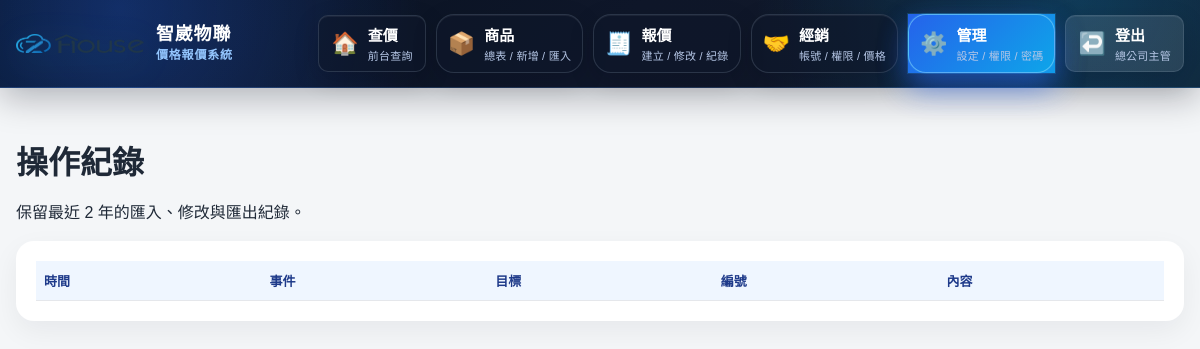
Before: /admin/logs (signed in) with the older database file.
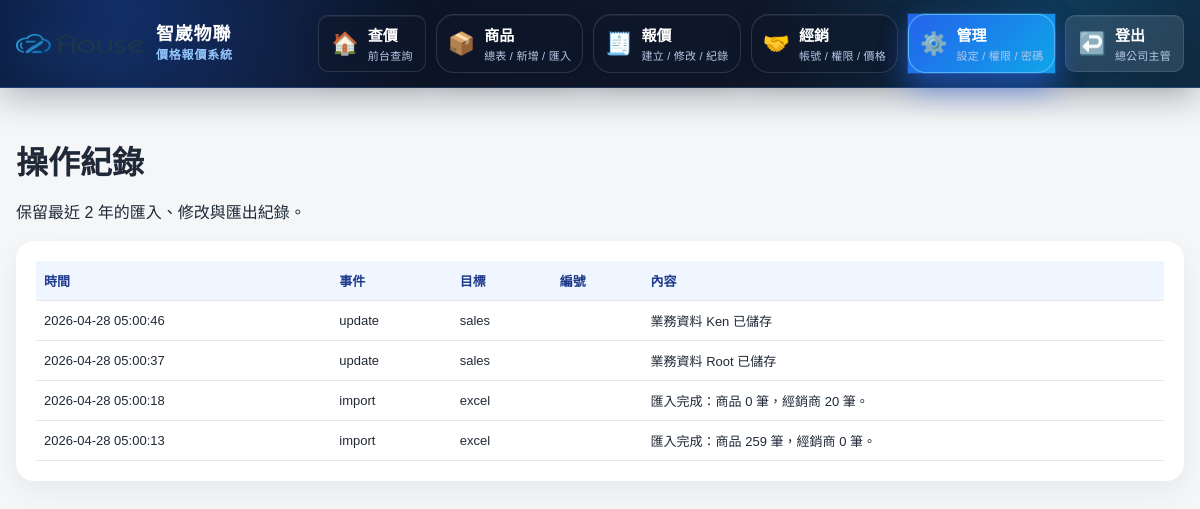
After: the same page with the newer database file.
### app/models.py (models this page shows)
class InternalUser(Base):
    __tablename__ = "internal_users"
    id = Column(Integer, primary_key=True, index=True)
    username = Column(String(100), unique=True, nullable=False)
    password = Column(String(50), nullable=False)
    display_name = Column(String(100), nullable=True)
    role = Column(String(50), nullable=False, default="quote_only")
    is_active = Column(Integer, nullable=False, default=1)
    created_at = Column(DateTime, default=datetime.utcnow, nullable=False)
    updated_at = Column(DateTime, default=datetime.utcnow, nullable=False)

class AuditLog(Base):
    __tablename__ = "audit_logs"
    id = Column(Integer, primary_key=True, index=True)
    event_type = Column(String(50), nullable=False)
    target_type = Column(String(50), nullable=True)
    target_id = Column(String(100), nullable=True)
    detail = Column(Text, nullable=True)
    created_at = Column(DateTime, default=datetime.utcnow, nullable=False)

### app_flask.py (the view)
@flask_app.route('/admin/logs')
@require_internal_permission('all')
def admin_logs_page():
    db = db_session()
    try:
        rows = db.query(models.AuditLog).order_by(models.AuditLog.created_at.desc()).limit(500).all()
        return render_template('audit_logs.html', rows=rows)
    finally:
        db.close()

### app_flask.py (called while the page is built, shortened)
def current_internal_user(db=None):
    user_id = session.get('internal_user_id')
    if not user_id:
        return None
    close_db = False
    if db is None:
        db = db_session()
        close_db = True
    try:
        return db.query(models.InternalUser).filter(models.InternalUser.id == user_id).first()
    finally:
        if close_db:
            db.close()

def is_internal_logged_in():
    return bool(session.get('internal_user_id') or session.get('internal_auth'))

def internal_has_permission(permission: str, db=None) -> bool:
    user = current_internal_user(db)
    if user:
        role = (user.role or 'quote_only').strip()
        perms = INTERNAL_ROLE_PERMISSIONS.get(role, {})
        if perms.get('all'):
            return True
        return bool(perms.get(permission))
    return bool(session.get('internal_auth'))

def require_internal_permission(permission):
    def decorator(view_func):
        @wraps(view_func)
        def wrapper(*args, **kwargs):
            if not is_internal_logged_in():
                return redirect(url_for('internal_login', next=request.path))
            if not internal_has_permission(permission):
                flash('此帳號無此權限。')
                return redirect(url_for('internal_home') if internal_has_permission('quote_only') else url_for('internal_login'))
            return view_func(*args, **kwargs)
        return wrapper
    return decorator

@flask_app.context_processor
def inject_auth_state():
    db = None
    dealer_name = ''
    dealer_level = ''
    internal_user = current_internal_user(db) if False else None
    return {
        'is_internal_logged_in': is_internal_logged_in(),
        'is_dealer_logged_in': bool(session.get('dealer_id')),
        'dealer_name': dealer_name,
        'dealer_level': dealer_level,
        'internal_username': session.get('internal_username',''),
        'internal_display_name': session.get('internal_display_name',''),
        'internal_role': session.get('internal_role',''),
        'can_manage_all': bool(session.get('internal_role') == 'supervisor' or session.get('internal_auth')),
        'can_quote_only': bool(is_internal_logged_in()),
    }

def db_session():
    return SessionLocal()

### app/templates/audit_logs.html
{% extends "base.html" %}
{% block content %}
<div class="page-header">
    <h1>操作紀錄</h1>
    <p>保留最近 2 年的匯入、修改與匯出紀錄。</p>
</div>
<div class="card">
    <table class="table small-text">
        <thead><tr><th>時間</th><th>事件</th><th>目標</th><th>編號</th><th>內容</th></tr></thead>
        <tbody>
            {% for row in rows %}
            <tr>
                <td>{{ row.created_at.strftime('%Y-%m-%d %H:%M:%S') if row.created_at else '' }}</td>
                <td>{{ row.event_type }}</td>
                <td>{{ row.target_type or '' }}</td>
                <td>{{ row.target_id or '' }}</td>
                <td>{{ row.detail or '' }}</td>
            </tr>
            {% endfor %}
        </tbody>
    </table>
</div>
{% endblock %}

### app/templates/base.html (shortened to what this page needs)
<!DOCTYPE html>
<html lang="zh-Hant">
<head>
    <link rel="stylesheet" href="/static/style.css">
</head>
<body>
    {% set current_path = request.path %}
    <header class="topbar no-print tech-topbar">
        <div class="container topbar-inner topbar-v89">
            <a class="brand brand-link brand-v89" href="{% if is_internal_logged_in %}/internal/home{% elif is_dealer_logged_in %}/dealer/products{% else %}/{% endif %}">
                <img src="/static/logo.png" alt="智崴物聯 Logo" class="brand-logo">
                <span class="brand-text"><strong>智崴物聯</strong><small>價格報價系統</small></span>
            </a>
            <nav class="nav nav-v89" aria-label="主選單">
                {% if is_internal_logged_in %}
                    <a class="nav-card {% if current_path.startswith('/internal') %}nav-active{% endif %}" href="/internal/home"><span class="nav-icon">🏠</span><span><strong>查價</strong><small>前台查詢</small></span></a>
                    {% if can_manage_all %}
                    <details class="nav-group-card ">
                        <summary><span class="nav-icon">📦</span><span><strong>商品</strong><small>總表 / 新增 / 匯入</small></span></summary>
                    </details>
                    {% endif %}
                    <details class="nav-group-card {% if current_path.startswith('/quotes') %}nav-active{% endif %}">
                        <summary><span class="nav-icon">🧾</span><span><strong>報價</strong><small>建立 / 修改 / 紀錄</small></span></summary>
                    </details>
                    {% if can_manage_all %}
                    <details class="nav-group-card {% if current_path.startswith('/admin/dealers') or current_path.startswith('/dealer/products') %}nav-active{% endif %}">
                        <summary><span class="nav-icon">🤝</span><span><strong>經銷</strong><small>帳號 / 權限 / 價格</small></span></summary>
                    </details>
                    <details class="nav-group-card {% if current_path.startswith('/admin/rates') or current_path.startswith('/admin/sales') or current_path.startswith('/admin/internal-users') or current_path.startswith('/admin/reset-requests') or current_path.startswith('/admin/password') or current_path.startswith('/admin/logs') %}nav-active{% endif %}">
                        <summary><span class="nav-icon">⚙️</span><span><strong>管理</strong><small>設定 / 權限 / 密碼</small></span></summary>
                    </details>
                    {% else %}
                    <a class="nav-card {% if current_path.startswith('/admin/password') %}nav-active{% endif %}" href="/admin/password"><span class="nav-icon">🔐</span><span><strong>密碼</strong><small>修改密碼</small></span></a>
                    {% endif %}
                    <a class="nav-card nav-logout-v89" href="/logout"><span class="nav-icon">↩️</span><span><strong>登出</strong><small>{{ internal_display_name or '帳號' }}</small></span></a>
                {% endif %}
            </nav>
        </div>
    </header>
    <main class="container page">
        {% block content %}{% endblock %}
    </main>
</body>
</html>

### app/static/style.css (style rules this page uses)
* { box-sizing: border-box; }
body { margin: 0; font-family: "Microsoft JhengHei", "PingFang TC", Arial, sans-serif; background: #f4f6f8; color: #1f2937; }
.container { width: min(1680px, calc(100% - 32px)); margin: 0 auto; }
.topbar { background: #0f172a; color: white; padding: 14px 0; box-shadow: 0 2px 10px rgba(0,0,0,0.1); }
.topbar-inner { display: flex; align-items: center; justify-content: space-between; gap: 16px; }
.brand { font-size: 20px; font-weight: 700; }
.nav { display: flex; gap: 14px; flex-wrap: wrap; }
.nav a { color: white; text-decoration: none; padding: 8px 12px; border-radius: 10px; }
.page { padding: 28px 0 60px; }
.page-header { margin-bottom: 18px; }
.page-header h1 { margin-bottom: 6px; }
.card { background: white; border-radius: 18px; padding: 20px; margin-bottom: 18px; box-shadow: 0 10px 28px rgba(15, 23, 42, 0.06); overflow-x:auto; }
.table { width: 100%; border-collapse: collapse; overflow: hidden; min-width: 1100px; }
.table th, .table td { border-bottom: 1px solid #e5e7eb; padding: 10px 8px; text-align: left; vertical-align: middle; }
.table th { background: #eff6ff; color: #1e3a8a; font-weight: 700; }
.small-text { font-size: 13px; }
:root { --safe-bottom: env(safe-area-inset-bottom, 0px); }
html { -webkit-text-size-adjust: 100%; }
body { min-width: 0; }
.nav { overflow-x:auto; -webkit-overflow-scrolling:touch; scrollbar-width:thin; }
.nav a { white-space:nowrap; }
.brand-link { color:#fff; text-decoration:none; line-height:1.25; white-space:nowrap; }
.tech-topbar { background: radial-gradient(circle at 10% 10%, rgba(37,99,235,.35), transparent 28%), radial-gradient(circle at 90% 0%, rgba(14,165,233,.25), transparent 30%), linear-gradient(135deg, #07111f 0%, #0f172a 50%, #111827 100%); border-bottom:1px solid rgba(96,165,250,.22); box-shadow:0 10px 35px rgba(2,8,23,.28); padding:14px 0; }
.topbar-v89 { display:flex;align-items:center;justify-content:space-between;gap:18px; }
.brand-v89 { display:flex;align-items:center;gap:12px;min-width:230px; }
.brand-logo { width:150px;max-height:46px;object-fit:contain;filter:drop-shadow(0 8px 18px rgba(56,189,248,.22)); }
.brand-text { display:flex;flex-direction:column;line-height:1.1;letter-spacing:.04em; }
.brand-text strong { font-size:18px;color:#fff; }
.brand-text small { font-size:12px;color:#93c5fd;margin-top:4px; }
.nav-v89 { display:flex;align-items:center;gap:10px;overflow:visible; }
.nav-card,.nav-group-card summary { display:flex;align-items:center;gap:9px;color:#e5f2ff;text-decoration:none; background:rgba(15,23,42,.58);border:1px solid rgba(148,163,184,.22); border-radius:18px;padding:10px 14px;min-height:58px;cursor:pointer; box-shadow:inset 0 1px 0 rgba(255,255,255,.06), 0 8px 24px rgba(2,8,23,.18); transition:transform .16s ease, border-color .16s ease, background .16s ease, box-shadow .16s ease; white-space:nowrap; }
.nav-logout-v89 { background:rgba(255,255,255,.10); }
.nav-icon { font-size:22px;line-height:1; }
.nav-card span:last-child,.nav-group-card summary span:last-child { display:flex;flex-direction:column;gap:2px; }
.nav-card strong,.nav-group-card strong { font-size:17px;color:#fff; }
.nav-card small,.nav-group-card small { font-size:11px;color:#b6c7e6;letter-spacing:.02em; }
.nav-group-card { position:relative;list-style:none; }
.nav-group-card summary { list-style:none; }
@media (max-width:1280px) { .brand-logo { width:128px; } }
@media (max-width:1280px) { .brand-v89 { min-width:190px; } }
@media (max-width:1280px) { .nav-card,.nav-group-card summary { padding:9px 11px;min-height:54px; } }
@media (max-width:1280px) { .nav-card strong,.nav-group-card strong { font-size:15px; } }
.nav-active, .nav-active > summary { background:linear-gradient(135deg,#2563eb,#0ea5e9) !important; border-color:rgba(125,211,252,.62) !important; box-shadow:0 14px 30px rgba(37,99,235,.34), 0 0 0 1px rgba(56,189,248,.18) !important; }

Changed rows visible on the page:
added AuditLog: created_at "2026-04-28 05:00:46", event_type "update", target_type "sales", detail "業務資料 Ken 已儲存"
added AuditLog: created_at "2026-04-28 05:00:37", event_type "update", target_type "sales", detail "業務資料 Root 已儲存"
added AuditLog: created_at "2026-04-28 05:00:18", event_type "import", target_type "excel", detail "匯入完成：商品 0 筆，經銷商 20 筆。"
added AuditLog: created_at "2026-04-28 05:00:13", event_type "import", target_type "excel", detail "匯入完成：商品 259 筆，經銷商 0 筆。"
